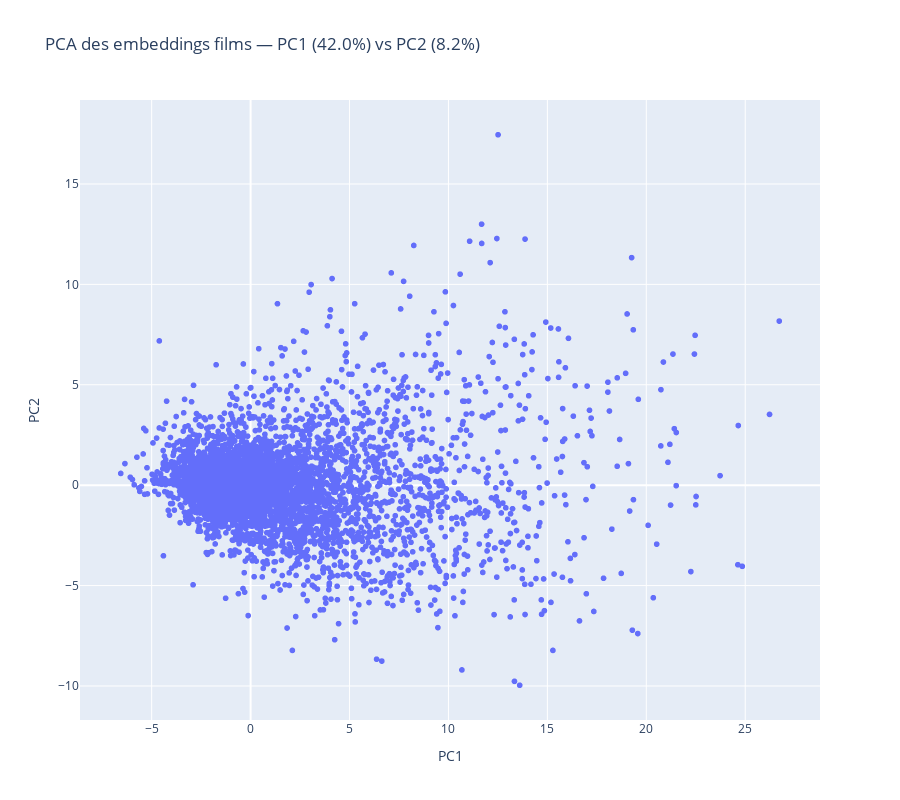

Notebook cell for this chart:
### Code cell
# Scatter Plotly avec hover titre 
fig = px.scatter(
    pca_df,
    x="PC1", y="PC2",
    # color="main_genre",
    hover_name="title",
    hover_data={"orig_movieId": True, "main_genre": True, "PC1": ':.3f', "PC2": ':.3f', "movie_idx": True},
    title=f"PCA des embeddings films — PC1 ({explained[0]:.1%}) vs PC2 ({explained[1]:.1%})"
)
fig.update_traces(marker=dict(size=6), selector=dict(mode='markers'))
fig.update_layout(height=800)
fig.show()

### Figure 1 — Plotly figure (JSON) as saved in the notebook; plotly's stock layout.template omitted (floating-point values rounded to 4 significant figures; data arrays with more than 128 entries replaced by an {"elided": "..."} marker saying what was removed)
{"data": [{"customdata": {"elided": "9724x3 mixed values"}, "hovertemplate": "<b>%{hovertext}</b><br><br>PC1=%{x:.3f}<br>PC2=%{y:.3f}<br>orig_movieId=%{customdata[0]}<br>main_genre=%{customdata[1]}<br>movie_idx=%{customdata[2]}<extra></extra>", "hovertext": {"elided": "9724 str values"}, "legendgroup": "", "marker": {"color": "#636efa", "size": 6, "symbol": "circle"}, "mode": "markers", "name": "", "showlegend": false, "type": "scattergl", "x": {"elided": "9724 float values"}, "xaxis": "x", "y": {"elided": "9724 float values"}, "yaxis": "y"}], "layout": {"height": 800, "legend": {"tracegroupgap": 0}, "title": {"text": "PCA des embeddings films — PC1 (42.0%) vs PC2 (8.2%)"}, "xaxis": {"anchor": "y", "domain": [0, 1], "title": {"text": "PC1"}}, "yaxis": {"anchor": "x", "domain": [0, 1], "title": {"text": "PC2"}}}}
